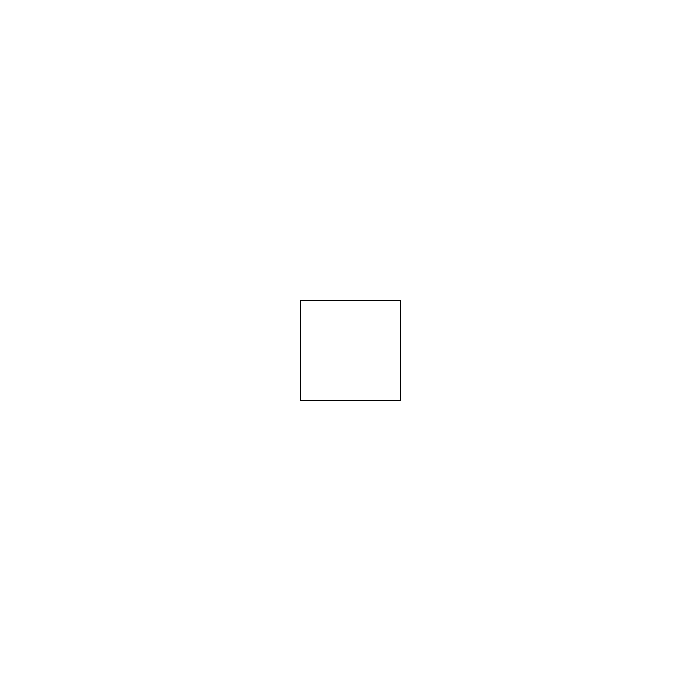
Frame 1 (no input)
Frame 60 (the mouse pressed at the canvas centre just before this capture): identical to frame 1, image omitted
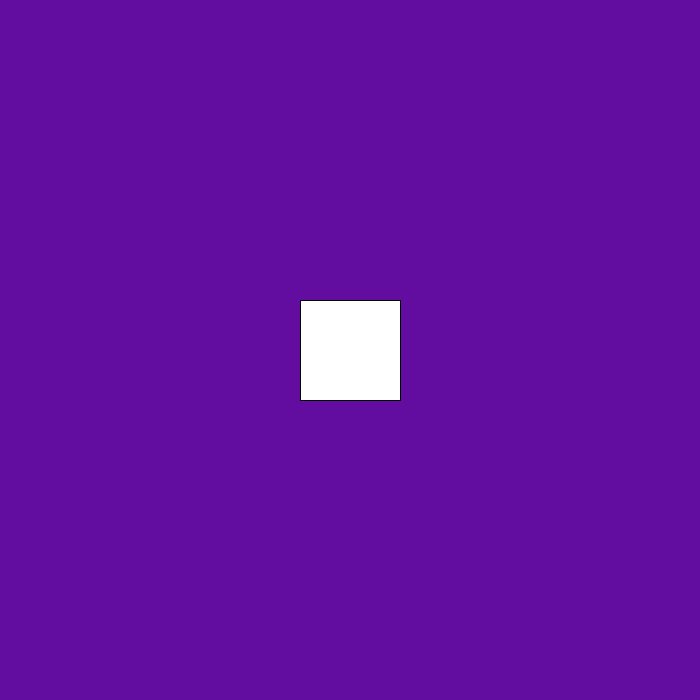
Frame 120 (the mouse held since frame 60 and released just before this capture)

The Processing sketch that drew these frames (run headless with seeded random() and noise(); from frame 60 on, the mouse is pressed at the canvas centre):

// Processing sketch: tutorial_4
// ── tutorial_4.pde
//IF STATEMENTS!

//if (boolean test){
//statements
//}

//RELATIONAL OPERATORS
//> greater than, < less than, >= greater than or equal to, <= less than or equal to
// ==  ACTUALLY mathematical equal to
//  != not equal to

// = "assignment operator"



//Random Function!
//random functions return float values
//random (min, max)

//int x=0;
//x=random (0, 5);

//to make random values return interger values instead of float decimals, say this:
// int(random(min,max));



//global variables
float r=255;
float g=255;
float b=255;

void setup (){
  size (700, 700);
}

void draw() {
  background (r, g, b);  
  if (mousePressed){       // <----mousePressed as a "SYSTEM VARIABLE"
    r=random (0, 255);
    g=random (0, 255);
    b=random (0, 255);
  }
  
  if (mouseX > width/2){
    fill (255, 0, 0);
    ellipse (width/2, height/2, 100, 100);
  }
  else if (mouseY > height/2){
    rectMode (CENTER);
    fill (0);
    rect (width/2, height/2, 100, 100);
  }
  else {
   rectMode (CENTER);
   fill (255);
   rect (width/2, height/2, 100, 100);
  }
}

/* <--- sandwiching a section with this allows for commenting large portions of code
void mousePressed (){   //mousePressed as an "EVENT FUNCTION"
  r=random (0, 255);
  g=random (0, 255);
  b=random (0, 255);
  println ("r:" + r);
  println ("g:" + g);
  println ("b:" + b);

}
*/
